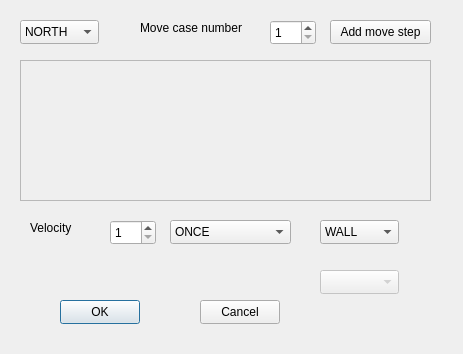
<?xml version="1.0" encoding="UTF-8"?>
<ui version="4.0">
 <class>MoveableWallForm</class>
 <widget class="QDialog" name="MoveableWallForm">
  <property name="geometry">
   <rect>
    <x>0</x>
    <y>0</y>
    <width>463</width>
    <height>354</height>
   </rect>
  </property>
  <property name="windowTitle">
   <string>Dialog</string>
  </property>
  <widget class="QPushButton" name="pushButtonOK">
   <property name="geometry">
    <rect>
     <x>60</x>
     <y>300</y>
     <width>80</width>
     <height>24</height>
    </rect>
   </property>
   <property name="text">
    <string>OK</string>
   </property>
  </widget>
  <widget class="QPushButton" name="pushButtonCancel">
   <property name="geometry">
    <rect>
     <x>200</x>
     <y>300</y>
     <width>80</width>
     <height>24</height>
    </rect>
   </property>
   <property name="text">
    <string>Cancel</string>
   </property>
  </widget>
  <widget class="QScrollArea" name="scrollArea">
   <property name="geometry">
    <rect>
     <x>20</x>
     <y>60</y>
     <width>411</width>
     <height>141</height>
    </rect>
   </property>
   <property name="widgetResizable">
    <bool>true</bool>
   </property>
   <widget class="QWidget" name="scrollAreaWidgetContents">
    <property name="geometry">
     <rect>
      <x>0</x>
      <y>0</y>
      <width>409</width>
      <height>139</height>
     </rect>
    </property>
   </widget>
  </widget>
  <widget class="QPushButton" name="pushButtonAddMove">
   <property name="geometry">
    <rect>
     <x>330</x>
     <y>20</y>
     <width>101</width>
     <height>24</height>
    </rect>
   </property>
   <property name="text">
    <string>Add move step</string>
   </property>
  </widget>
  <widget class="QSpinBox" name="spinBoxMoveNumber">
   <property name="geometry">
    <rect>
     <x>270</x>
     <y>20</y>
     <width>46</width>
     <height>25</height>
    </rect>
   </property>
   <property name="minimum">
    <number>1</number>
   </property>
   <property name="maximum">
    <number>15</number>
   </property>
  </widget>
  <widget class="QComboBox" name="comboBoxDirection">
   <property name="geometry">
    <rect>
     <x>20</x>
     <y>20</y>
     <width>79</width>
     <height>24</height>
    </rect>
   </property>
   <item>
    <property name="text">
     <string>NORTH</string>
    </property>
   </item>
   <item>
    <property name="text">
     <string>WEST</string>
    </property>
   </item>
   <item>
    <property name="text">
     <string>SOUTH</string>
    </property>
   </item>
   <item>
    <property name="text">
     <string>EAST</string>
    </property>
   </item>
  </widget>
  <widget class="QLabel" name="label">
   <property name="geometry">
    <rect>
     <x>140</x>
     <y>20</y>
     <width>121</width>
     <height>16</height>
    </rect>
   </property>
   <property name="text">
    <string>Move case number</string>
   </property>
  </widget>
  <widget class="QLabel" name="label_2">
   <property name="geometry">
    <rect>
     <x>30</x>
     <y>220</y>
     <width>58</width>
     <height>16</height>
    </rect>
   </property>
   <property name="text">
    <string>Velocity</string>
   </property>
  </widget>
  <widget class="QSpinBox" name="spinBoxVelocity">
   <property name="geometry">
    <rect>
     <x>110</x>
     <y>220</y>
     <width>46</width>
     <height>25</height>
    </rect>
   </property>
   <property name="minimum">
    <number>1</number>
   </property>
   <property name="maximum">
    <number>5</number>
   </property>
  </widget>
  <widget class="QComboBox" name="comboBoxTriggerType">
   <property name="geometry">
    <rect>
     <x>320</x>
     <y>220</y>
     <width>79</width>
     <height>24</height>
    </rect>
   </property>
   <item>
    <property name="text">
     <string>WALL</string>
    </property>
   </item>
   <item>
    <property name="text">
     <string>EXTERN TRIGGER</string>
    </property>
   </item>
   <item>
    <property name="text">
     <string>GROUND</string>
    </property>
   </item>
  </widget>
  <widget class="QComboBox" name="comboBoxTriggerBehaviourType">
   <property name="geometry">
    <rect>
     <x>170</x>
     <y>220</y>
     <width>121</width>
     <height>24</height>
    </rect>
   </property>
   <item>
    <property name="text">
     <string>ONCE</string>
    </property>
   </item>
   <item>
    <property name="text">
     <string>MULTI REVERSE</string>
    </property>
   </item>
   <item>
    <property name="text">
     <string>MULTI SAME</string>
    </property>
   </item>
   <item>
    <property name="text">
     <string>AUTO</string>
    </property>
   </item>
  </widget>
  <widget class="QComboBox" name="comboBoxTriggerAppearence">
   <property name="enabled">
    <bool>false</bool>
   </property>
   <property name="geometry">
    <rect>
     <x>320</x>
     <y>270</y>
     <width>79</width>
     <height>24</height>
    </rect>
   </property>
  </widget>
 </widget>
 <resources/>
 <connections/>
</ui>
